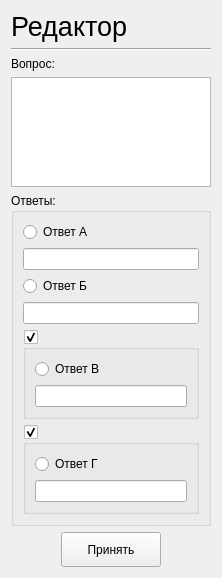
             <widget class="QWidget" name="scrollAreaWidgetContents_6">
              <property name="geometry">
               <rect>
                <x>0</x>
                <y>0</y>
                <width>222</width>
                <height>578</height>
               </rect>
              </property>
              <layout class="QGridLayout" name="gridLayout_27">
               <item row="2" column="0" colspan="3">
                <widget class="QLabel" name="label_25">
                 <property name="text">
                  <string>Вопрос:</string>
                 </property>
                </widget>
               </item>
               <item row="4" column="0" colspan="3">
                <widget class="QGroupBox" name="groupBox_AnswersEditer">
                 <property name="title">
                  <string>Ответы:</string>
                 </property>
                 <layout class="QVBoxLayout" name="verticalLayout_7">
                  <item>
                   <widget class="QRadioButton" name="radioButton_AnswerA_Editer">
                    <property name="text">
                     <string>Ответ А</string>
                    </property>
                   </widget>
                  </item>
                  <item>
                   <widget class="QLineEdit" name="lineEdit_AnswerA"/>
                  </item>
                  <item>
                   <widget class="QRadioButton" name="radioButton_AnswerBEditer">
                    <property name="text">
                     <string>Ответ Б</string>
                    </property>
                   </widget>
                  </item>
                  <item>
                   <widget class="QLineEdit" name="lineEdit_AnswerB"/>
                  </item>
                  <item>
                   <widget class="QGroupBox" name="groupBox_AnswerCEditor">
                    <property name="title">
                     <string/>
                    </property>
                    <property name="checkable">
                     <bool>true</bool>
                    </property>
                    <layout class="QVBoxLayout" name="verticalLayout_6">
                     <item>
                      <widget class="QRadioButton" name="radioButton_AnswerCEditor">
                       <property name="text">
                        <string>Ответ В</string>
                       </property>
                      </widget>
                     </item>
                     <item>
                      <widget class="QLineEdit" name="lineEdit_AnswerC"/>
                     </item>
                    </layout>
                   </widget>
                  </item>
                  <item>
                   <widget class="QGroupBox" name="groupBox_AnswerDEditor">
                    <property name="title">
                     <string/>
                    </property>
                    <property name="checkable">
                     <bool>true</bool>
                    </property>
                    <property name="checked">
                     <bool>true</bool>
                    </property>
                    <layout class="QVBoxLayout" name="verticalLayout_8">
                     <item>
                      <widget class="QRadioButton" name="radioButton_AnswerDEditor">
                       <property name="text">
                        <string>Ответ Г</string>
                       </property>
                      </widget>
                     </item>
                     <item>
                      <widget class="QLineEdit" name="lineEdit_AnswerD"/>
                     </item>
                    </layout>
                   </widget>
                  </item>
                 </layout>
                </widget>
               </item>
               <item row="3" column="0" colspan="3">
                <widget class="QPlainTextEdit" name="plainTextEdit_QuastionText"/>
               </item>
               <item row="6" column="1">
                <widget class="QPushButton" name="pushButton_SaveQuestion">
                 <property name="sizePolicy">
                  <sizepolicy hsizetype="Minimum" vsizetype="Fixed">
                   <horstretch>0</horstretch>
                   <verstretch>0</verstretch>
                  </sizepolicy>
                 </property>
                 <property name="minimumSize">
                  <size>
                   <width>100</width>
                   <height>35</height>
                  </size>
                 </property>
                 <property name="maximumSize">
                  <size>
                   <width>100</width>
                   <height>35</height>
                  </size>
                 </property>
                 <property name="text">
                  <string>Принять</string>
                 </property>
                </widget>
               </item>
               <item row="1" column="0" colspan="3">
                <widget class="Line" name="line_13">
                 <property name="orientation">
                  <enum>Qt::Horizontal</enum>
                 </property>
                </widget>
               </item>
               <item row="0" column="0" colspan="3">
                <widget class="QLabel" name="label_23">
                 <property name="font">
                  <font>
                   <pointsize>20</pointsize>
                  </font>
                 </property>
                 <property name="text">
                  <string>Редактор</string>
                 </property>
                </widget>
               </item>
               <item row="5" column="1">
                <spacer name="verticalSpacer_6">
                 <property name="orientation">
                  <enum>Qt::Vertical</enum>
                 </property>
                 <property name="sizeHint" stdset="0">
                  <size>
                   <width>20</width>
                   <height>22</height>
                  </size>
                 </property>
                </spacer>
               </item>
              </layout>
             </widget>
